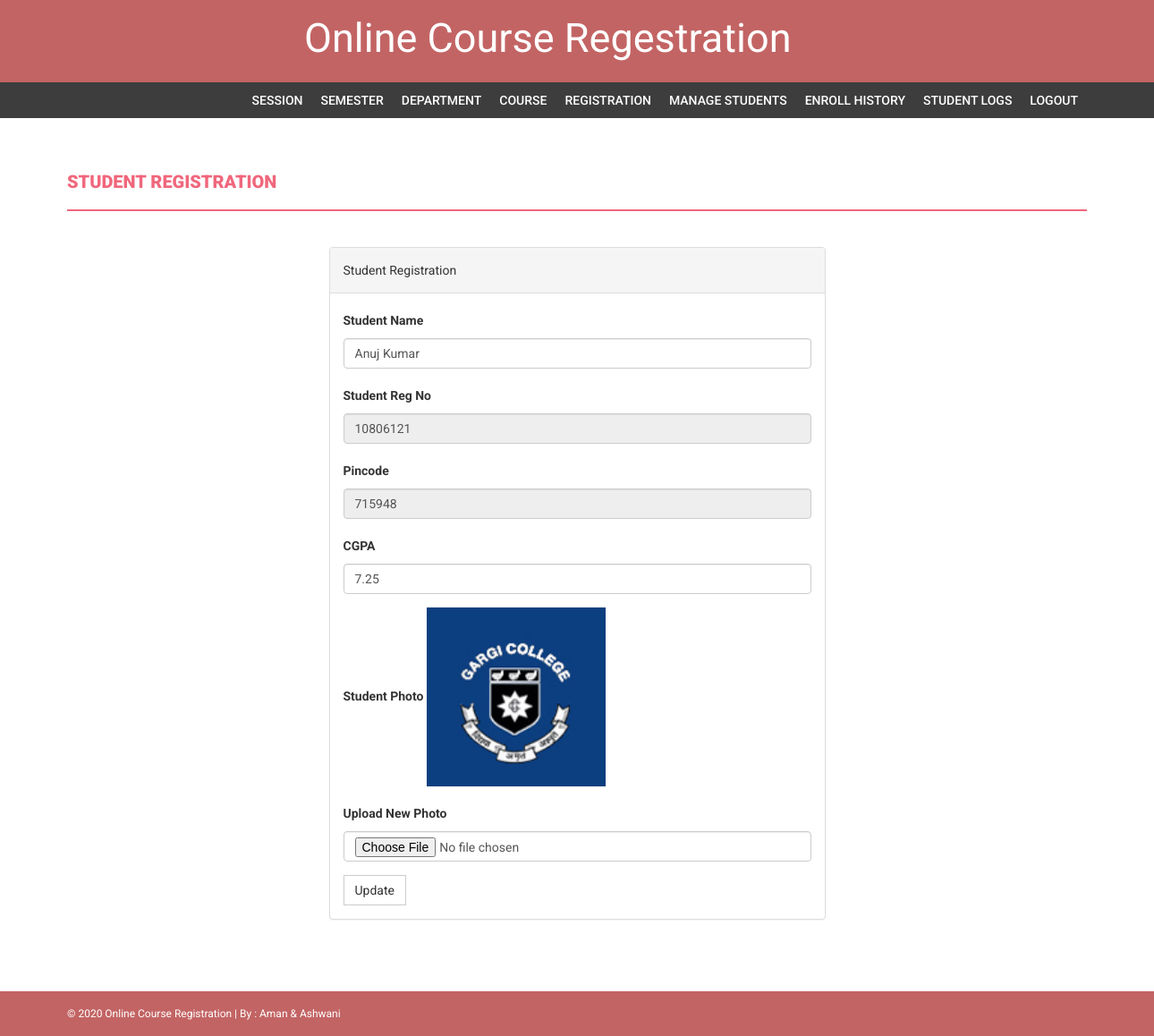
Screenshot of /admin/edit-student-profile.php?id=10806121 (signed in) with the database file from the repository.
### tables this page shows
CREATE TABLE `students` (
  `StudentRegno` varchar(255) NOT NULL,
  `studentPhoto` varchar(255) DEFAULT NULL,
  `password` varchar(255) DEFAULT NULL,
  `studentName` varchar(255) DEFAULT NULL,
  `pincode` varchar(255) DEFAULT NULL,
  `session` varchar(255) DEFAULT NULL,
  `department` varchar(255) DEFAULT NULL,
  `semester` varchar(255) DEFAULT NULL,
  `cgpa` decimal(10,2) DEFAULT NULL,
  `creationdate` timestamp NULL DEFAULT CURRENT_TIMESTAMP,
  `updationDate` varchar(255) DEFAULT NULL
);

### admin/edit-student-profile.php (the view, shortened to what this page needs)
<?php
if(strlen($_SESSION['login'])==0)
    {
header('location:index.php');
}
else{
?>
<!DOCTYPE html>
<html xmlns="http://www.w3.org/1999/xhtml">
<head>
    <link href="assets/css/bootstrap.css" rel="stylesheet" />
    <link href="assets/css/font-awesome.css" rel="stylesheet" />
    <link href="assets/css/style.css" rel="stylesheet" />
</head>
<body>
<?php include('includes/header.php');?>
<?php if($_SESSION['login']!="")
{
 include('includes/menubar.php');
}
 ?>
    <div class="content-wrapper">
        <div class="container">
              <div class="row">
                    <div class="col-md-12">
                        <h1 class="page-head-line">Student Registration  </h1>
                    </div>
                </div>
                <div class="row" >
                  <div class="col-md-3"></div>
                    <div class="col-md-6">
                        <div class="panel panel-default">
                        <div class="panel-heading">
                          Student Registration
                        </div>
<?php
$regid=intval($_GET['id']);
$sql=mysqli_query($con,"select * from students where StudentRegno='$regid'");
while($row=mysqli_fetch_array($sql))
{ ?>
                        <div class="panel-body">
                       <form name="dept" method="post" enctype="multipart/form-data">
   <div class="form-group">
    <label for="studentname">Student Name  </label>
    <input type="text" class="form-control" id="studentname" name="studentname" value="<?php echo htmlentities($row['studentName']);?>"  />
  </div>
 <div class="form-group">
    <label for="studentregno">Student Reg No   </label>
    <input type="text" class="form-control" id="studentregno" name="studentregno" value="<?php echo htmlentities($row['StudentRegno']);?>"  placeholder="Student Reg no" readonly />
  </div>
<div class="form-group">
    <label for="Pincode">Pincode  </label>
    <input type="text" class="form-control" id="Pincode" name="Pincode" readonly value="<?php echo htmlentities($row['pincode']);?>" required />
  </div>
<div class="form-group">
    <label for="CGPA">CGPA  </label>
    <input type="text" class="form-control" id="cgpa" name="cgpa"  value="<?php echo htmlentities($row['cgpa']);?>" required />
  </div>
<div class="form-group">
    <label for="studentphoto">Student Photo  </label>
   <?php if($row['studentPhoto']==""){ ?>
   <img src="../studentphoto/noimage.png" width="200" height="200"><?php } else {?>
   <img src="../studentphoto/<?php echo htmlentities($row['studentPhoto']);?>" width="200" height="200">
   <?php } ?>
  </div>
<div class="form-group">
    <label for="studentphoto">Upload New Photo  </label>
    <input type="file" class="form-control" id="photo" name="photo"  value="<?php echo htmlentities($row['studentPhoto']);?>" />
  </div>
  <?php } ?>
 <button type="submit" name="submit" id="submit" class="btn btn-default">Update</button>
</form>
                            </div>
                            </div>
                    </div>
                </div>
            </div>
        </div>
  <?php include('includes/footer.php');?>
</body>
</html>
<?php } ?>

### admin/assets/css/style.css (style rules this page uses)
body { font-family: 'Roboto', sans-serif; line-height: 30px; }
.content-wrapper { margin-top: 40px; min-height: 600px; padding-bottom: 60px; }
.page-head-line { font-weight: 900; padding-bottom: 20px; border-bottom: 2px solid #F0677C; text-transform: uppercase; color: #F0677C; font-size: 20px; margin-bottom: 40px; }
.btn { border-radius: 0px; -webkit-border-radius: 0px; -moz-border-radius: 0px; }

### rows the page displays
students: studentname "Anuj Kumar", studentregno "10806121", Pincode "715948", cgpa "7.25", studentPhoto (picture)
